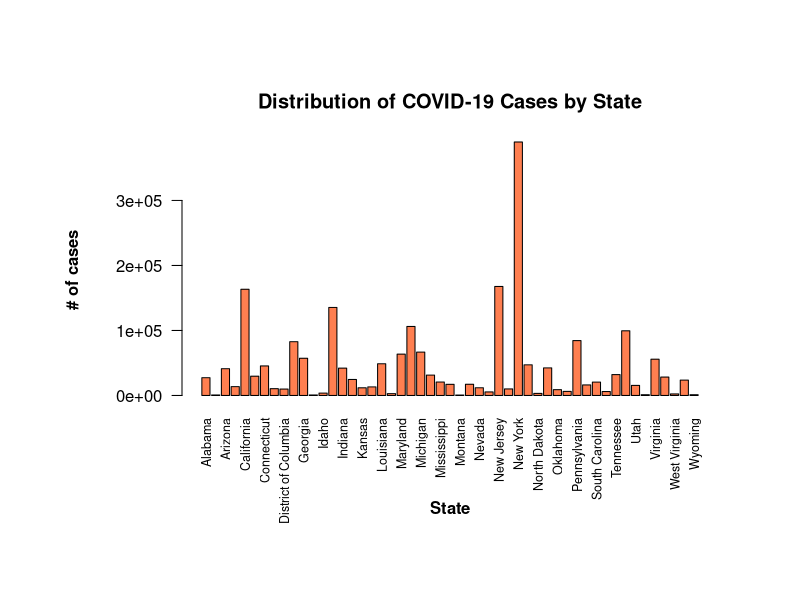
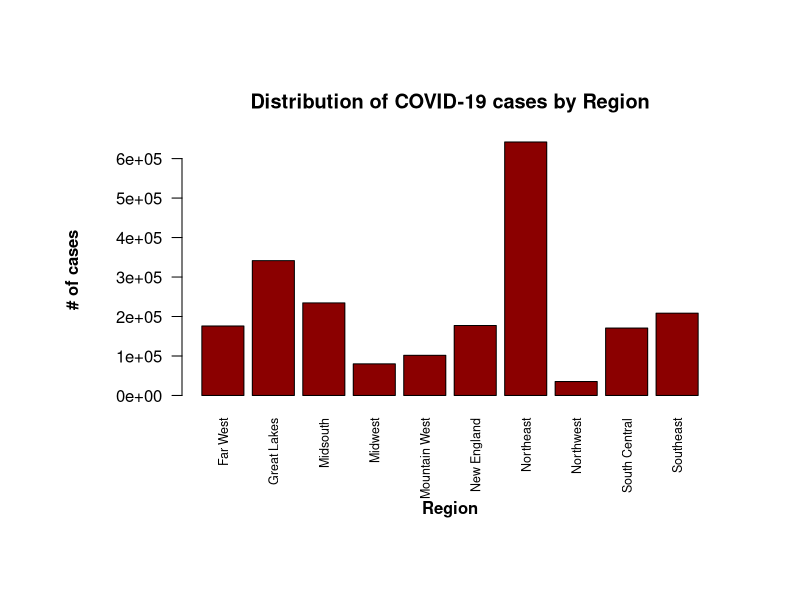

Source code (R) for these figures, in order:
install.packages("dplyr") 
library(dplyr)
dat <- read.csv("us-states.csv")

## ALABAMA TOTAL CASES
AL <- filter(dat, state == "Alabama") %>% select(cases)
ALtotal <- sum(AL)

## ALASKA TOTAL CASES 
AK <- filter(dat, state == "Alaska") %>% select(cases)
AKtotal <- sum(AK)

## ARIZONA TOTAL CASES
AZ <- filter(dat, state == "Arizona") %>% select(cases)
AZtotal <- sum(AZ)

## ARKANSAS TOTAL CASES
AR <- filter(dat, state == "Arkansas") %>% select(cases)
ARtotal <- sum(AR)

## CALIFORNIA TOTAL CASES
CA <- filter(dat, state == "California") %>% select(cases)
CAtotal <- sum(CA)

## COLORADO TOTAL CASES
CO <- filter(dat, state == "Colorado") %>% select(cases)
COtotal <- sum(CO)

## CONNECTICUT TOTAL CASES
CT <- filter(dat, state == "Connecticut") %>% select(cases)
CTtotal <- sum(CT)

## DELAWARE TOTAL CASES
DE <- filter(dat, state == "Delaware") %>% select(cases)
DEtotal <- sum(DE)

## DISTRICT OF COLUMBIA TOTAL CASES
DC <- filter(dat, state == "District of Columbia") %>% select(cases)
DCtotal <- sum(DC)

## FLORIDA TOTAL CASES
FL <- filter(dat, state == "Florida") %>% select(cases)
FLtotal <- sum(FL)

## GEORGIA TOTAL CASES
GA <- filter(dat, state == "Georgia") %>% select(cases)
GAtotal <- sum(GA)

## HAWAII TOTAL CASES
HI <- filter(dat, state == "Hawaii") %>% select(cases)
HItotal <- sum(HI)

## IDAHO TOTAL CASES
ID <- filter(dat, state == "Idaho") %>% select(cases)
IDtotal <- sum(ID)

## ILLINOIS TOTAL CASES
IL <- filter(dat, state == "Illinois") %>% select(cases)
ILtotal <- sum(IL)

## INDIANA TOTAL CASES
IN <- filter(dat, state == "Indiana") %>% select(cases)
INtotal <- sum(IN)

## IOWA TOTAL CASES
IA <- filter(dat, state == "Iowa") %>% select(cases)
IAtotal <- sum(IA)

## KANSAS TOTAL CASES
KS <- filter(dat, state == "Kansas") %>% select(cases)
KStotal <- sum(KS)

## KENTUCKY TOTAL CASES
KY <- filter(dat, state == "Kentucky") %>% select(cases)
KYtotal <- sum(KY)

## LOUISINANA TOTAL CASES
LA <- filter(dat, state == "Louisiana") %>% select(cases)
LAtotal <- sum(LA)

## MAINE TOTAL CASES
ME <- filter(dat, state == "Maine") %>% select(cases)
MEtotal <- sum(ME)

## MARYLAND TOTAL CASES
MD <- filter(dat, state == "Maryland") %>% select(cases)
MDtotal <- sum(MD)

## MASSACHUSETTS TOTAL CASES
MA <- filter(dat, state == "Massachusetts") %>% select(cases)
MAtotal <- sum(MA)

## MICHIGAN TOTAL CASES
MI <- filter(dat, state == "Michigan") %>% select(cases)
MItotal <- sum(MI)

## MINNESOTA TOTAL CASES
MN <- filter(dat, state == "Minnesota") %>% select(cases)
MNtotal <- sum(MN)

## MISSISSIPPI TOTAL CASES
MS <- filter(dat, state == "Mississippi") %>% select(cases)
MStotal <- sum(MS)

## MISSOURI TOTAL CASES
MO <- filter(dat, state == "Missouri") %>% select(cases)
MOtotal <- sum(MO)

## MONTANA TOTAL CASES
MT <- filter(dat, state == "Montana") %>% select(cases)
MTtotal <- sum(MT)

## NEBRASKA TOTAL CASES
NE <- filter(dat, state == "Nebraska") %>% select(cases)
NEtotal <- sum(NE)

## NEVADA TOTAL CASES
NV <- filter(dat, state == "Nevada") %>% select(cases)
NVtotal <- sum(NV)

## NEW HAMPSHIRE TOTAL CASES
NH <- filter(dat, state == "New Hampshire") %>% select(cases)
NHtotal <- sum(NH)

## NEW JERSEY TOTAL CASES
NJ <- filter(dat, state == "New Jersey") %>% select(cases)
NJtotal <- sum(NJ)

## NEW MEXICO TOTAL CASES
NM <- filter(dat, state == "New Mexico") %>% select(cases)
NMtotal <- sum(NM)

## NEW YORK TOTAL CASES
NY <- filter(dat, state == "New York") %>% select(cases)
NYtotal <- sum(NY)

## NORTH CAROLINA TOTAL CASES
NC <- filter(dat, state == "North Carolina") %>% select(cases)
NCtotal <- sum(NC)

## NORTH DAKOTA TOTAL CASES
ND <- filter(dat, state == "North Dakota") %>% select(cases)
NDtotal <- sum(ND)

## OHIO TOTAL CASES
OH <- filter(dat, state == "Ohio") %>% select(cases)
OHtotal <- sum(OH)

## OKLAHOMA TOTAL CASES
OK <- filter(dat, state == "Oklahoma") %>% select(cases)
OKtotal <- sum(OK)

## OREGON TOTAL CASES
OR <- filter(dat, state == "Oregon") %>% select(cases)
ORtotal <- sum(OR)

## PENNSYLVANIA TOTAL CASES
PA <- filter(dat, state == "Pennsylvania") %>% select(cases)
PAtotal <- sum(PA)

## RHODE ISLAND TOTAL CASES
RI <- filter(dat, state == "Rhode Island") %>% select(cases)
RItotal <- sum(RI)

## SOUTH CAROLINA TOTAL CASES
SC <- filter(dat, state == "South Carolina") %>% select(cases)
SCtotal <- sum(SC)

## SOUTH DAKOTA TOTAL CASES
SD <- filter(dat, state == "South Dakota") %>% select(cases)
SDtotal <- sum(SD)

## TENNESSEE TOTAL CASES
TN <- filter(dat, state == "Tennessee") %>% select(cases)
TNtotal <- sum(TN)

## TEXAS TOTAL CASES
TX <- filter(dat, state == "Texas") %>% select(cases)
TXtotal <- sum(TX)

## UTAH TOTAL CASES
UT <- filter(dat, state == "Utah") %>% select(cases)
UTtotal <- sum(UT)

## VERMONT TOTAL CASES
VT <- filter(dat, state == "Vermont") %>% select(cases)
VTtotal <- sum(VT)

## VIRGINIA TOTAL CASES
VA <- filter(dat, state == "Virginia") %>% select(cases)
VAtotal <- sum(VA)

## WASHINGTON TOTAL CASES
WA <- filter(dat, state == "Washington") %>% select(cases)
WAtotal <- sum(WA)

## WEST VIRGINIA TOTAL CASES
WV <- filter(dat, state == "West Virginia") %>% select(cases)
WVtotal <- sum(WV)

## WISCONSIN TOTAL CASES
WI <- filter(dat, state == "Wisconsin") %>% select(cases)
WItotal <- sum(WI)

## WYOMING TOTAL CASES
WY <- filter(dat, state == "Wyoming") %>% select(cases)
WYtotal <- sum(WY)

#------------------------------------------------------------------------------
#Individual States

StateNames <- c("Alabama", "Alaska", "Arizona", "Arkansas",
                "California", "Colorado", "Connecticut",
                "Delaware", "District of Columbia",
                "Florida", "Georgia", "Hawaii", "Idaho",
                "Illinois", "Indiana", "Iowa", "Kansas",
                "Kentucky", "Louisiana", "Maine", "Maryland",
                "Massachusetts", "Michigan", "Minnesota",
                "Mississippi", "Missouri", "Montana", "Nebraska",
                "Nevada", "New Hampshire", "New Jersey",
                "New Mexico", "New York", "North Carolina",
                "North Dakota", "Ohio", "Oklahoma", "Oregon",
                "Pennsylvania", "Rhode Island", "South Carolina",
                "South Dakota", "Tennessee", "Texas", "Utah",
                "Vermont", "Virginia", "Washington",
                "West Virginia", "Wisconsin", "Wyoming")

StateCases <- c(ALtotal, AKtotal, AZtotal, ARtotal, CAtotal,
                 COtotal, CTtotal, DEtotal, DCtotal, FLtotal,
                 GAtotal, HItotal, IDtotal, ILtotal, INtotal,
                 IAtotal, KStotal, KYtotal, LAtotal, MEtotal,
                 MDtotal, MAtotal, MItotal, MNtotal, MStotal,
                 MOtotal, MTtotal, NEtotal, NVtotal, NHtotal, 
                 NJtotal, NMtotal, NYtotal, NCtotal, NDtotal, 
                 OHtotal, OKtotal, ORtotal, PAtotal, RItotal,
                 SCtotal, SDtotal, TNtotal, TXtotal, UTtotal,
                 VTtotal, VAtotal, WAtotal, WVtotal, WItotal,
                 WYtotal)

# Creates a Barplot Displaying cases by state
par(mar=c(7,6,4,1)+.1) #sets width of margins of graph
par(oma = c(3, 3, 3, 3)) #adds 4 lines to every side of graph
par(mgp = c(5, 1, 0)) #changes spaces between axes and labels
barplot(StateCases, main = "Distribution of COVID-19 Cases by State",
        xlab = "State", ylab = "# of cases", 
        names.arg = StateNames, col = "coral", 
        las=2, cex.names = .75, font.lab = 2)

#------------------------------------------------------------------------------
#By Region

FarWestTotal <- sum(CAtotal, HItotal, NVtotal)

GreatLakesTotal <- sum(ILtotal, INtotal, MItotal, MNtotal,
                       OHtotal, WItotal)

MidsouthTotal <- sum(DEtotal, DCtotal, KYtotal, MDtotal, NCtotal,
                     TNtotal, VAtotal, WVtotal)

MidwestTotoal <- sum(IAtotal, KStotal, MOtotal, NEtotal, NDtotal,
                     SDtotal)

MountainwestTotal <- sum(AZtotal, COtotal, IDtotal, MTtotal, NMtotal,
                         UTtotal, WYtotal)

NewEnglandTotal <- sum(CTtotal, MEtotal, MAtotal, NHtotal, RItotal,
                       VTtotal)

NortheastTotal <- sum(NJtotal, NYtotal, PAtotal)

NorthwestTotal <- sum(AKtotal, ORtotal, WAtotal)

SouthCentralTotal <- sum(ARtotal, LAtotal, OKtotal, TXtotal)

SoutheastTotal <- sum(ALtotal, FLtotal, GAtotal, MStotal, SCtotal)

RegionNames <- c("Far West", "Great Lakes", "Midsouth", "Midwest",
                 "Mountain West", "New England", "Northeast",
                 "Northwest", "South Central", "Southeast")

RegionCases <- c(FarWestTotal, GreatLakesTotal, MidsouthTotal,
                  MidwestTotoal, MountainwestTotal, NewEnglandTotal,
                  NortheastTotal, NorthwestTotal, SouthCentralTotal,
                  SoutheastTotal)

# Creates a Barplot Displaying cases by Region
par(mar=c(7,6,4,1)+.1) #sets width of margins of graph
par(oma = c(3, 3, 3, 3)) #adds 4 lines to every side of graph
par(mgp = c(5, 1, 0)) #changes spaces between axes and labels
barplot(RegionCases, main = "Distribution of COVID-19 cases by Region",
        xlab = "Region", ylab = "# of cases", 
        names.arg = RegionNames, col = "darkred", 
        las=2, cex.names = .75, font.lab = 2)
